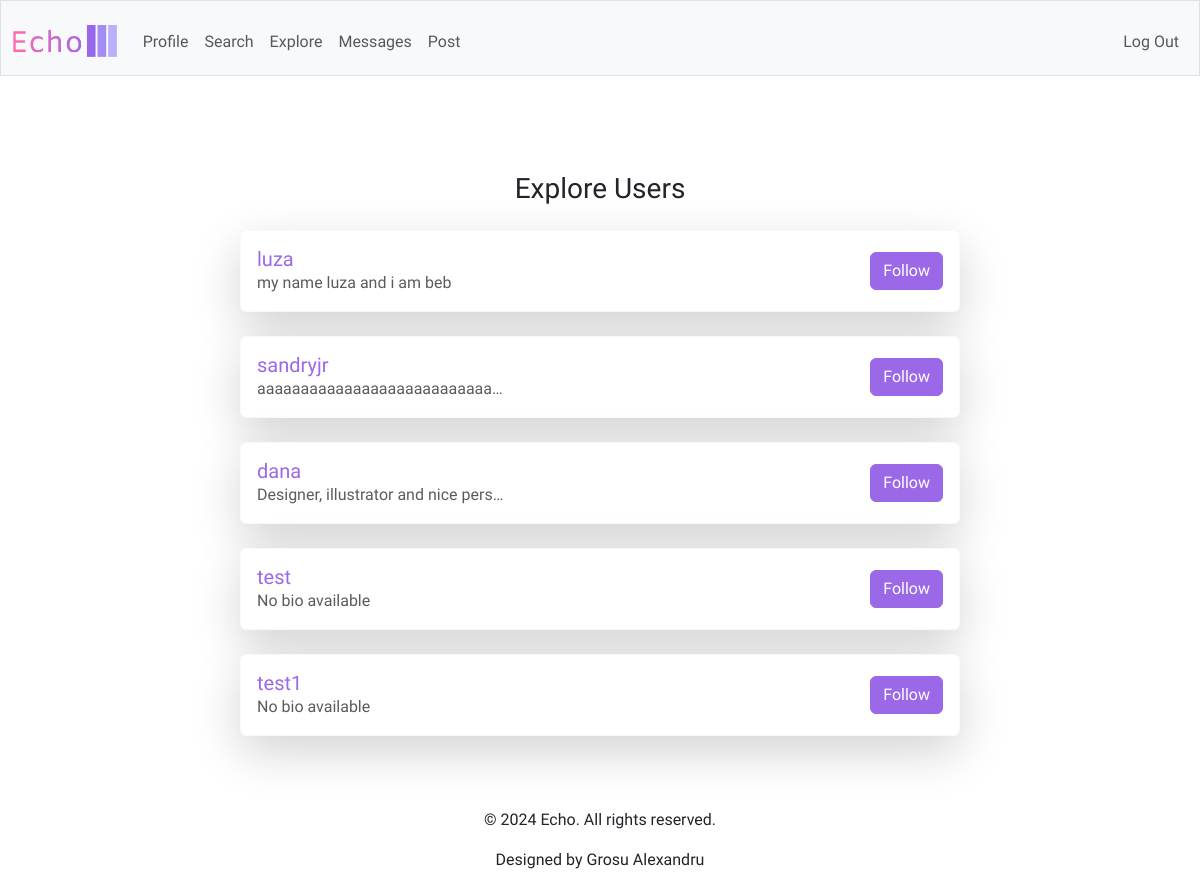
Page /explore (signed in) on the committed database.
### tables this page shows
CREATE TABLE users (
    id INTEGER PRIMARY KEY AUTOINCREMENT,
    username TEXT UNIQUE NOT NULL,
    password_hash TEXT NOT NULL,
    bio TEXT,
    created_at TIMESTAMP DEFAULT CURRENT_TIMESTAMP
);

### app.py (the view)
@app.route("/explore")
@login_required
def explore():
    user_id = session['user_id']
    users = db.execute('''
        SELECT u.id, u.username, u.bio
        FROM users u
        WHERE u.id != ?
          AND NOT EXISTS (
              SELECT 1 FROM follows f
              WHERE f.follower_id = ? AND f.followed_id = u.id
          )
    ''', user_id, user_id)
    return render_template("explore.html", users=users)

### app.py (called while the page is built)
@app.after_request
def after_request(response):
    response.headers["Cache-Control"] = "no-cache, no-store, must-revalidate"
    response.headers["Expires"] = 0
    response.headers["Pragma"] = "no-cache"
    return response

### helpers.py (called while the page is built)
def login_required(f):
    @wraps(f)
    def decorated_function(*args, **kwargs):
        if session.get("user_id") is None:
            return redirect("/login")
        return f(*args, **kwargs)
    return decorated_function

### templates/explore.html (shortened to what this page needs)
{% extends "layout.html" %}
{% block main %}
    <div class="container mt-5">
        <h3 class="mb-4 text-center">Explore Users</h3>
        <div class="row justify-content-center">
            <div class="col-md-8">
                {% for user in users %}
                    <div class="card mb-4 shadow-lg border-light">
                        <div class="card-body d-flex justify-content-between align-items-center">
                            <div class="text-start flex-grow-1 me-3">
                                <h5 class="card-title mb-0 text-truncate" style="max-width: 200px;">
                                    <a href="{{ url_for('profile', username=user['username']) }}" class="purple text-decoration-none">
                                        {{ user['username'] }}
                                    </a>
                                </h5>
                                <p class="card-text text-muted text-truncate" style="max-width: 250px;">
                                    {{ user['bio'] or 'No bio available' }}
                                </p>
                            </div>
                            <form action="{{ url_for('follow_user', user_id=user['id']) }}" method="post">
                                <button type="submit" class="btn btn-primary">Follow</button>
                            </form>
                        </div>
                    </div>
                {% else %}
                    <div class="text-center">
                        <p class="text-muted">No users to explore at the moment. Try again later!</p>
                    </div>
                {% endfor %}
            </div>
        </div>
    </div>
{% endblock %}

### static/styles.css (style rules this page uses)
body { font-family: "Amiko", sans-serif; }
.purple { color: #9b68e7; }
.btn-primary, .btn-primary:active:focus { background-color: #9b68e7; border-color: #9b68e7; color: #fff; }

### rows in the picture
users: username "luza", bio "my name luza and i am beb"
users: username "sandryjr", bio "aaaaaaaaaaaaaaaaaaaaaaaaaaa…"
users: username "dana", bio "Designer, illustrator and nice pers…"
users: username "test", user "No bio available"
users: username "test1", user "No bio available"
